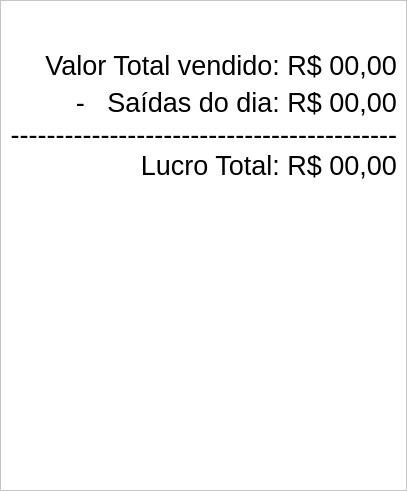
            <widget class="QWidget" name="page_2">
             <layout class="QVBoxLayout" name="verticalLayout_4">
              <property name="spacing">
               <number>0</number>
              </property>
              <property name="leftMargin">
               <number>0</number>
              </property>
              <property name="topMargin">
               <number>0</number>
              </property>
              <property name="rightMargin">
               <number>0</number>
              </property>
              <property name="bottomMargin">
               <number>0</number>
              </property>
              <item>
               <widget class="QFrame" name="frame_7">
                <property name="font">
                 <font>
                  <pointsize>20</pointsize>
                 </font>
                </property>
                <property name="styleSheet">
                 <string notr="true">background-color: rgb(255, 255, 255);</string>
                </property>
                <property name="frameShape">
                 <enum>QFrame::StyledPanel</enum>
                </property>
                <property name="frameShadow">
                 <enum>QFrame::Raised</enum>
                </property>
                <layout class="QVBoxLayout" name="verticalLayout_5">
                 <item>
                  <spacer name="verticalSpacer_5">
                   <property name="orientation">
                    <enum>Qt::Vertical</enum>
                   </property>
                   <property name="sizeHint" stdset="0">
                    <size>
                     <width>20</width>
                     <height>40</height>
                    </size>
                   </property>
                  </spacer>
                 </item>
                 <item>
                  <widget class="QLabel" name="labelBruto">
                   <property name="font">
                    <font>
                     <pointsize>20</pointsize>
                    </font>
                   </property>
                   <property name="text">
                    <string>Valor Total vendido: R$ 00,00</string>
                   </property>
                   <property name="alignment">
                    <set>Qt::AlignRight|Qt::AlignTrailing|Qt::AlignVCenter</set>
                   </property>
                  </widget>
                 </item>
                 <item>
                  <widget class="QLabel" name="labelSaida">
                   <property name="font">
                    <font>
                     <pointsize>20</pointsize>
                    </font>
                   </property>
                   <property name="text">
                    <string>-   Saídas do dia: R$ 00,00</string>
                   </property>
                   <property name="alignment">
                    <set>Qt::AlignRight|Qt::AlignTrailing|Qt::AlignVCenter</set>
                   </property>
                  </widget>
                 </item>
                 <item>
                  <widget class="QLabel" name="label_14">
                   <property name="maximumSize">
                    <size>
                     <width>16777215</width>
                     <height>20</height>
                    </size>
                   </property>
                   <property name="font">
                    <font>
                     <pointsize>20</pointsize>
                    </font>
                   </property>
                   <property name="text">
                    <string>-------------------------------------------</string>
                   </property>
                   <property name="alignment">
                    <set>Qt::AlignRight|Qt::AlignTrailing|Qt::AlignVCenter</set>
                   </property>
                  </widget>
                 </item>
                 <item>
                  <widget class="QLabel" name="labelLucro">
                   <property name="font">
                    <font>
                     <pointsize>20</pointsize>
                    </font>
                   </property>
                   <property name="text">
                    <string>Lucro Total: R$ 00,00</string>
                   </property>
                   <property name="alignment">
                    <set>Qt::AlignRight|Qt::AlignTrailing|Qt::AlignVCenter</set>
                   </property>
                  </widget>
                 </item>
                 <item>
                  <spacer name="verticalSpacer_4">
                   <property name="orientation">
                    <enum>Qt::Vertical</enum>
                   </property>
                   <property name="sizeType">
                    <enum>QSizePolicy::Expanding</enum>
                   </property>
                   <property name="sizeHint" stdset="0">
                    <size>
                     <width>20</width>
                     <height>300</height>
                    </size>
                   </property>
                  </spacer>
                 </item>
                </layout>
               </widget>
              </item>
             </layout>
            </widget>
